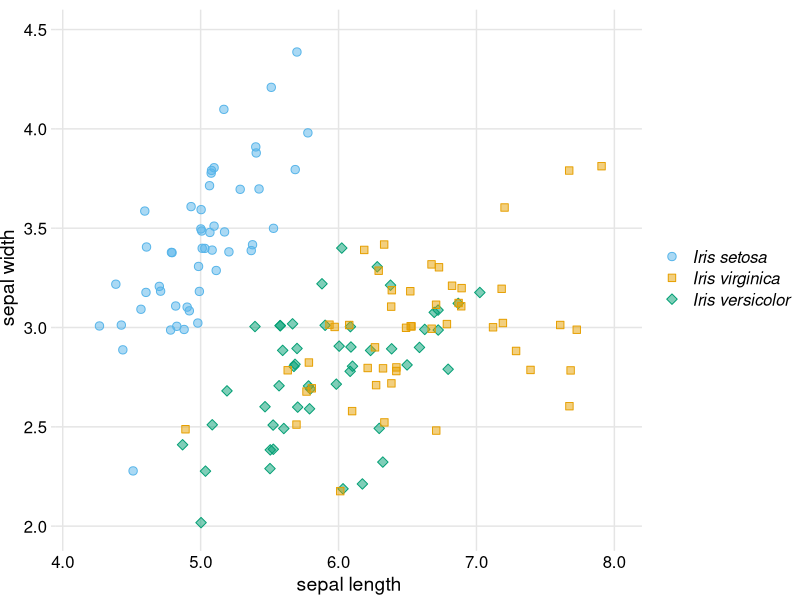
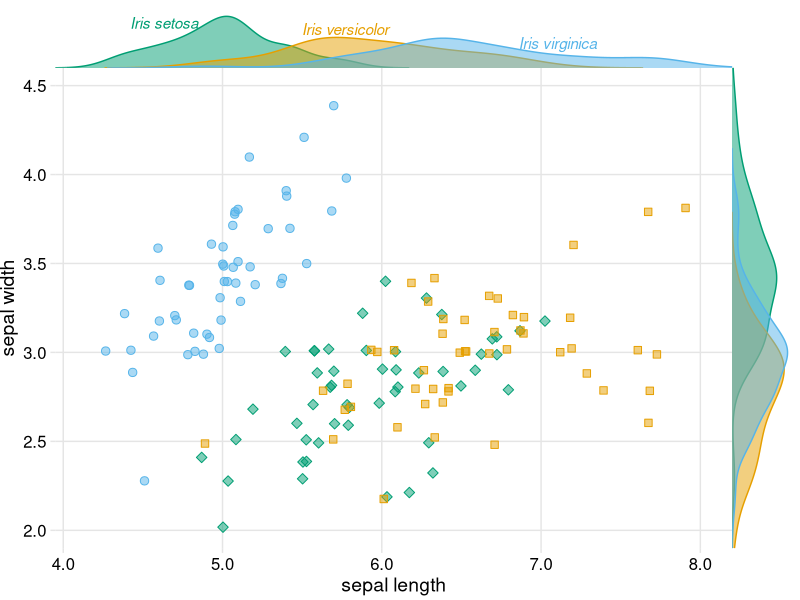

The R source for these figures, in order:
## Based on Chapter 17 Redundant Coding from
## Fundamentals of Data Visualization by Claus O. Wilke
## https://serialmentor.com/dataviz/redundant-coding.html
## https://github.com/clauswilke/dataviz/blob/master/redundant_coding.Rmd

library(tidyverse)
library(cowplot)
library(colorspace)
library(ggridges)

# grid lines along major axis ticks, no axes
theme_dviz_grid <- function(font_size = 14, font_family = "") {
  color = "grey90"
  line_size = 0.5

  # Starts with theme_cowplot and then modify some parts
  theme_cowplot(font_size = font_size, font_family = font_family) %+replace%
    theme(
      # make horizontal grid lines
      panel.grid.major   = element_line(colour = color,
                                        size = line_size),

      # adjust axis tickmarks
      axis.ticks        = element_line(colour = color, size = line_size),

      # no x or y axis lines
     axis.line.x       = element_blank(),
      axis.line.y       = element_blank(),
    )
}


breaks = c("setosa", "virginica", "versicolor")
labels = paste0("Iris ", breaks)


iris_scatter2_base <- ggplot(iris, aes(x = Sepal.Length, y = Sepal.Width, shape = Species, fill = Species, color = Species)) +     
    scale_shape_manual(values = c(21, 22, 23),
                       breaks = breaks,
                       labels = labels,
                       name = NULL) +
#    scale_color_manual(values = darken(c("#56B4E9", "#E69F00", "#009E73"), 0.3),
    scale_color_manual(values = c("#56B4E9", "#E69F00", "#009E73"),
                      breaks = breaks,
                       labels = labels,
                       name = NULL) +
    scale_fill_manual(values = c("#56B4E980", "#E69F0080", "#009E7380"),
                       breaks = breaks,
                       labels = labels,
                       name = NULL) +
    scale_x_continuous(limits = c(3.95, 8.2), expand = c(0, 0),
                       labels = c("4.0", "5.0", "6.0", "7.0", "8.0"),
                       name = "sepal length") +
    scale_y_continuous(limits = c(1.9, 4.6), expand = c(0, 0),
                       name = "sepal width")


iris_scatter2 <- iris_scatter2_base +
  geom_point(size=2.5,
             position = position_jitter(width = 0.01 * diff(range(iris$Sepal.Length)),
                                        height = 0.01 * diff(range(iris$Sepal.Width)),
                                        seed = 3942)) +
  theme_dviz_grid() +
  theme(legend.title.align = 0.5,
        legend.text = element_text(face = "italic"),
        legend.spacing.y = unit(3.5, "pt"),
        plot.margin = margin(7, 7, 3, 0))
        
iris_scatter2

# compute densities for sepal lengths
iris_dens <- group_by(iris, Species) %>%
  do(ggplot2:::compute_density(.$Sepal.Length, NULL)) %>%
  rename(Sepal.Length = x)

iris_max <- filter(iris_dens, density == max(density)) %>%
  ungroup() %>%
  mutate(hjust = c(0, 0.4, 0),
         vjust = c(1, 0, 1),
         nudge_x = c(0.11, 0, 0.24),
         nudge_y = c(-0.02, 0.02, -0.02),
         label = paste0("Iris ", Species)
  )

# compute densities for sepal lengths
iris_dens2 <- group_by(iris, Species) %>%
  do(ggplot2:::compute_density(.$Sepal.Width, NULL)) %>%
  rename(Sepal.Width = x)

dens_limit <- max(iris_dens$density, iris_dens2$density) * 1.05 # upper limit of density curves

# we need different hjust and nudge values here
iris_max <- mutate(iris_max,
         hjust = c(1, 0.4, 0),
         vjust = c(1, 0, 1),
         nudge_x = c(-0.18, 0, 0.47),
         nudge_y = c(-0.01, 0.06, 0.03),
         label = paste0("Iris ", Species)
        )

xdens <- axis_canvas(iris_scatter2, axis = "x") +
  geom_density_line(data=iris_dens, aes(x = Sepal.Length, y = density, fill = Species, color = Species),
                    stat = "identity", size = .2) +
  geom_text(data = iris_max, aes(label = label, hjust = hjust, vjust = vjust, color = Species,
                                 x = Sepal.Length + nudge_x, 
                                 y = density + nudge_y),
            size = 11/.pt, 
            #color = "black", inherit.aes = FALSE,
            fontface = "italic") +
#  scale_color_manual(values = darken(c("#56B4E9", "#E69F00", "#009E73"), 0.3),
  scale_color_manual(values = c("#56B4E9", "#E69F00", "#009E73"),
                     breaks = c("virginica", "versicolor", "setosa"),
                    guide = "none") +
  scale_fill_manual(values = c("#56B4E980", "#E69F0080", "#009E7380"),
                    breaks = c("virginica", "versicolor", "setosa"),
                    guide = "none") +
  scale_y_continuous(limits = c(0, dens_limit), expand = c(0, 0))

ydens <- axis_canvas(iris_scatter2, axis = "y", coord_flip = TRUE) +
  geom_density_line(data = iris_dens2, aes(x = Sepal.Width, y = density, fill = Species, color = Species),
                    stat = "identity", alpha = 0.5, size = .2)  +
#  scale_color_manual(values = darken(c("#56B4E9", "#E69F00", "#009E73"), 0.3),
  scale_color_manual(values = c("#56B4E9", "#E69F00", "#009E73"),
                    breaks = c("virginica", "versicolor", "setosa"),
                    guide = "none") +
  scale_fill_manual(values = c("#56B4E980", "#E69F0080", "#009E7380"),
                    breaks = c("virginica", "versicolor", "setosa"),
                    guide = "none") +
  scale_y_continuous(limits = c(0, dens_limit), expand = c(0, 0)) +
  coord_flip()

p1 <- insert_xaxis_grob(iris_scatter2 + 
                          theme(legend.position = "none"),
                        xdens, grid::unit(3*14, "pt"), position = "top")

p2 <- insert_yaxis_grob(p1, ydens, grid::unit(3*14, "pt"), position = "right")

ggdraw(p2)

